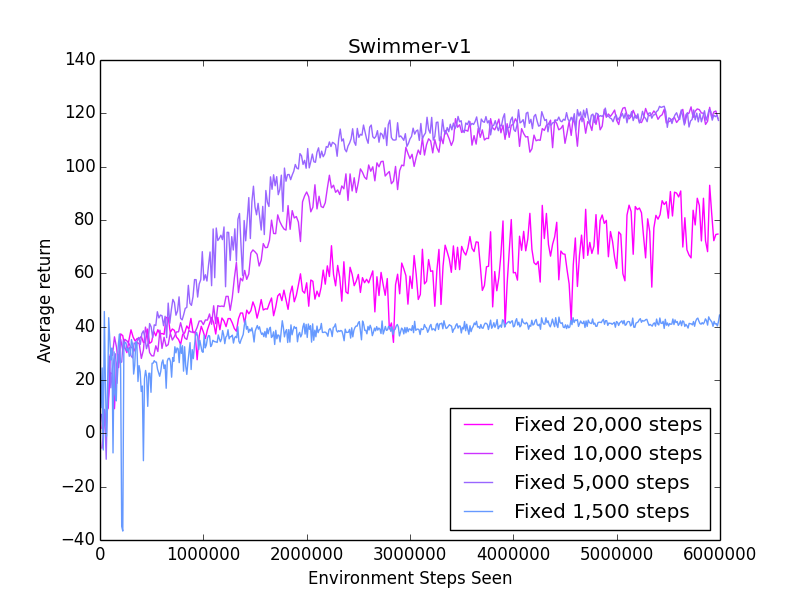

This chart was generated by the following Python code:
import numpy as np
import matplotlib.pyplot as plt
import json
import sys

times = []
rewards = []
t = []
r = []

trials = ["Swimmer-v1-none-20000.000000-0.001000-0.000000-0.000000","Swimmer-v1-none-10000.000000-0.001000-0.000000-0.000000","Swimmer-v1-none-5000.000000-0.001000-0.000000-0.000000","Swimmer-v1-none-1500.000000-0.001000-0.000000-0.000000"]
names = ["Fixed 20,000 steps", "Fixed 10,000 steps", "Fixed 5,000 steps", "Fixed 1,500 steps"]

for i in xrange(len(trials)):
    with open(trials[i]) as data_file:
        data = json.load(data_file)

    times.append([])
    rewards.append([])
    totaltime = 0

    time_since = 0
    avg = 0
    avgcount = 0

    for e in xrange(len(data["mean_reward"])):
        totaltime += data["timesteps"][e]

        time_since += data["timesteps"][e]
        avg += data["mean_reward"][e]
        avgcount += 1

        if time_since > 10000 and totaltime < 6000000:
            time_since = 0
            # totaltime += 1
            if i == 0:
                times[i].append(totaltime)
            else:
                times[i].append(totaltime)
            rewards[i].append(data["mean_reward"][e])

            avg = 0
            avgcount = 0

    t.append(np.array(times[i]))
    r.append(np.array(rewards[i]))

    plt.plot(t[i],r[i],color=(1 - (i/5.0),i/5.0,1.0),label=names[i])

plt.xlabel("Environment Steps Seen")
plt.ylabel("Average return")
plt.legend(loc=4)
plt.title("Swimmer-v1")
plt.show()
